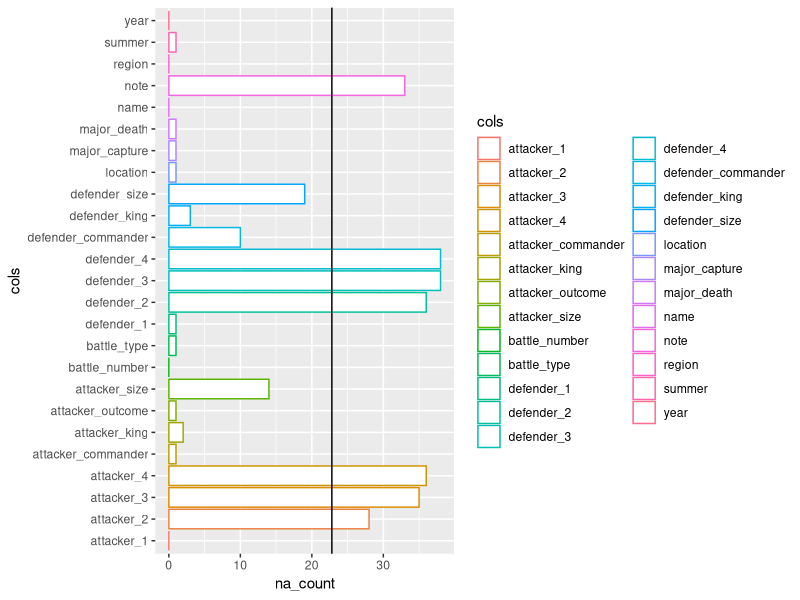
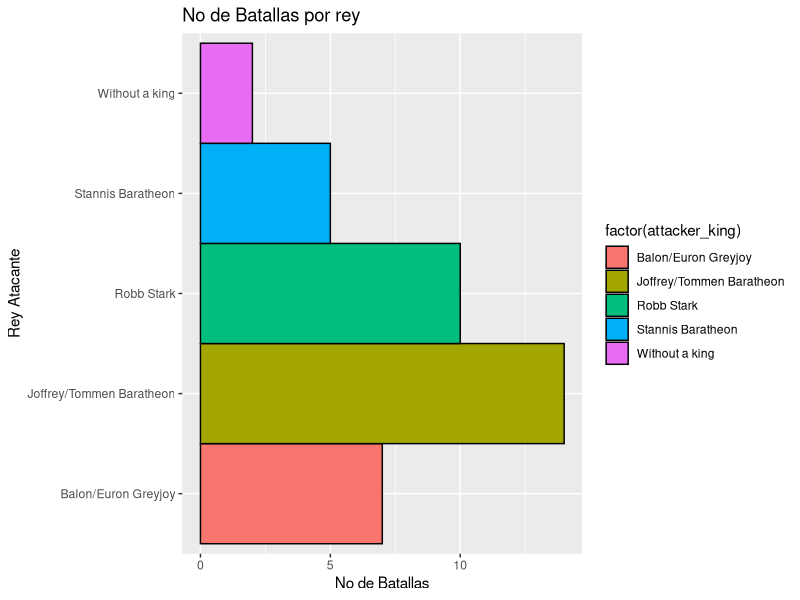
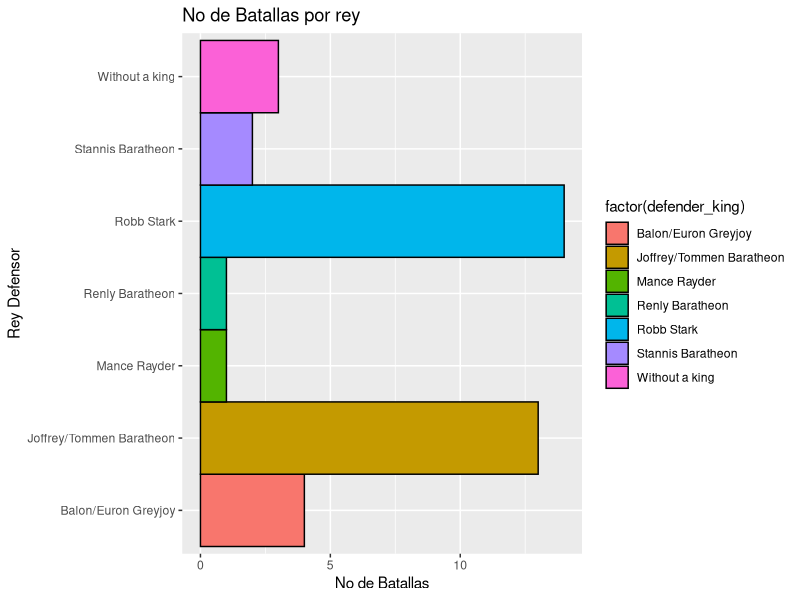
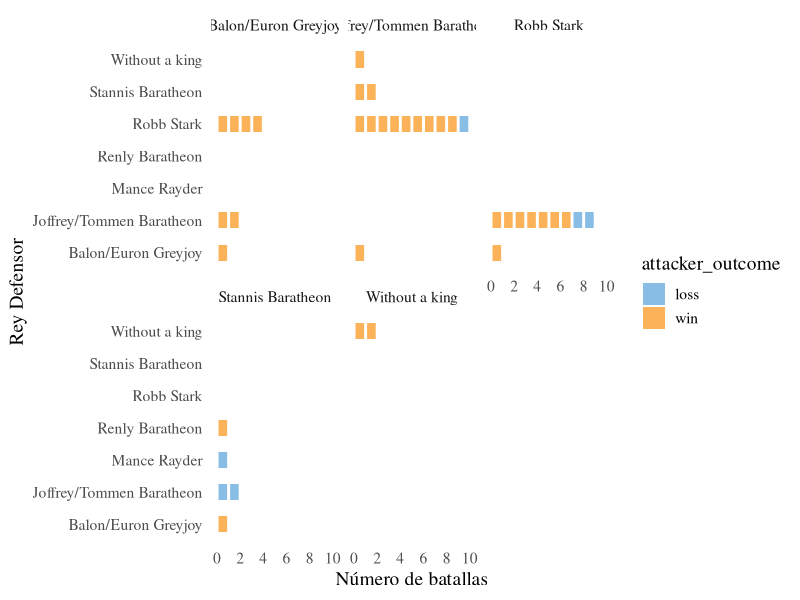
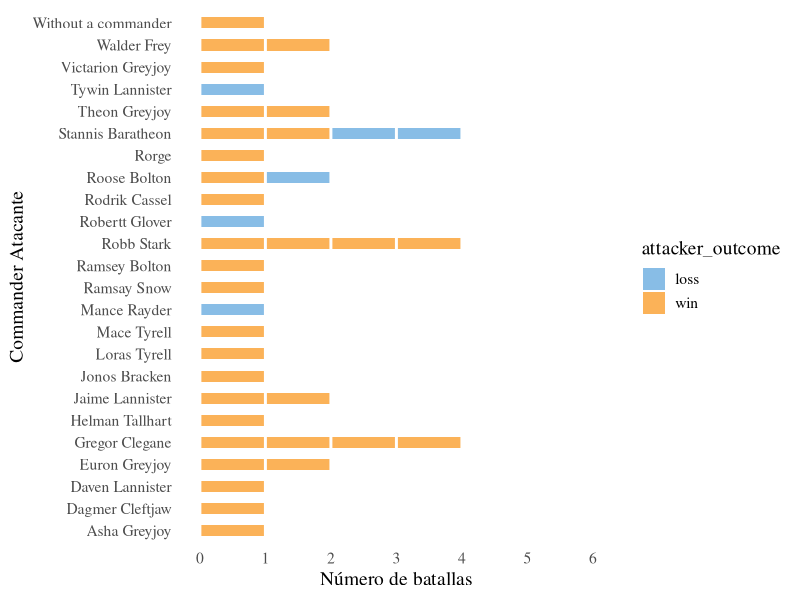
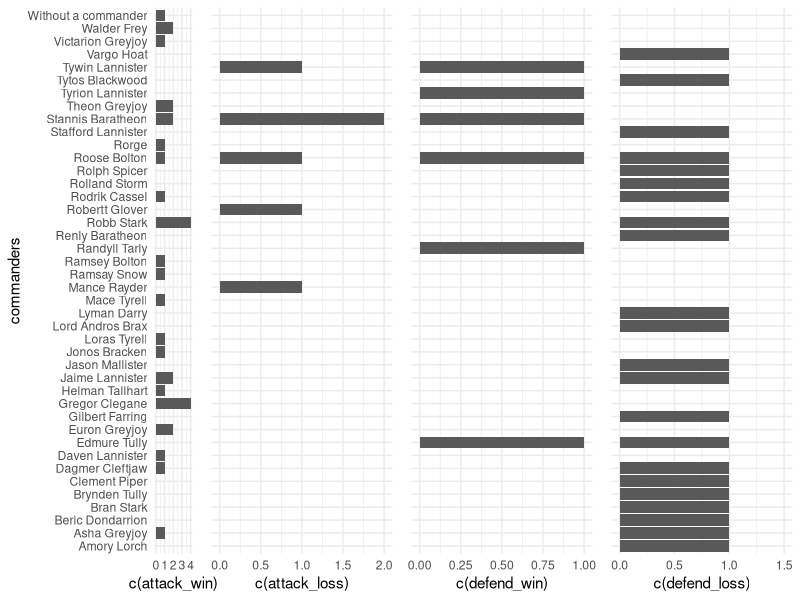

Generate these figures, in order, with R:
## ---- chunk 1
knitr::opts_chunk$set(echo = TRUE, warning = FALSE)
## ---- chunk 2
# Cargar Librerías
library(ggplot2)
library(knitr)
library(tidyverse)

## ---- chunk 3
datos = readxl::read_xlsx("data/battles.xlsx")
datos
## ---- chunk 4
na_count <-sapply(datos, function(y) sum(length(which(is.na(y)))))
na_count <- as.data.frame(na_count)
na_count["cols"] <- colnames(datos)
na_count <- na_count %>% arrange(desc(na_count))

ggplot(data=na_count, aes(x=cols, y=na_count, color = cols)) + 
    geom_bar(stat="identity", fill="white")  +coord_flip() + geom_hline(yintercept = 0.6*dim(datos)[1])
## ---- chunk 5
na_count[1:5,]

## ---- chunk 6
datos_p1 <- datos[lapply( datos, function(x) sum(is.na(x)) / length(x) ) < 0.6]
datos_p1

## ---- chunk 7
#Sustituir valores nulos
datos_p2 <- datos_p1
datos_p2$attacker_king <- datos_p2$attacker_king %>% replace_na("Without a king")
datos_p2$defender_king <- datos_p2$defender_king %>% replace_na("Without a king")
datos_p2$defender_1 <- datos_p2$defender_1 %>% replace_na("Pedestrians")
datos_p2$attacker_commander <- datos_p2$attacker_commander %>% replace_na("Without a commander")
datos_p2$defender_commander <- datos_p2$defender_commander %>% replace_na("Without a commander")
datos_p2$attacker_outcome <- datos_p2$attacker_outcome %>% replace_na("loss")


## ---- chunk 8
#sustituir los tamaños de los ejércitos por la media según el rey
datos_p2$attacker_size <- with(datos_p2, ave(attacker_size, attacker_king,
    FUN = function(x) replace(x, is.na(x), mean(x, na.rm = TRUE))))

datos_p2$defender_size <- with(datos_p2, ave(defender_size, defender_king,
    FUN = function(x) replace(x, is.na(x), mean(x, na.rm = TRUE))))
## ---- chunk 9
#Elegir sólo las culumnas de interés para nuestra pregunta
battle<-datos_p2 %>% select(name,year,attacker_king,defender_king,attacker_outcome,attacker_size,defender_size, attacker_commander, defender_commander)

## ---- chunk 10
#Recoger solo el primer commander que aparezca en la lista
a <- c()

for (i in 1:length(battle$attacker_commander))
  a[i] = strsplit(battle$attacker_commander[i], ",")[[1]][1]
  
battle$attacker_commander <- a

## ---- chunk 11
def <- c()

for (i in 1:length(battle$defender_commander))
  def[i] <- strsplit(battle$defender_commander[i], ",")[[1]][1]

battle$defender_commander <- def
## ---- chunk 12
g1 <- ggplot(aes(x = factor(attacker_king)), data = battle, fill=factor(attacker_king)) + 
    geom_bar(aes(fill=factor(attacker_king)), width=1, colour="black") +
    ggtitle("No de Batallas por rey") +
    xlab("Rey Atacante") + ylab("No de Batallas") + coord_flip()
print(g1)
## ---- chunk 13
g1 <- ggplot(aes(x = factor(defender_king)), data = battle, fill=factor(defender_king)) + 
    geom_bar(aes(fill=factor(defender_king)), width=1, colour="black") +
    ggtitle("No de Batallas por rey") +
    xlab("Rey Defensor") + ylab("No de Batallas") + coord_flip()
print(g1)
## ---- chunk 14
library(ggthemes)
g2 <- ggplot(data = battle, aes(x = defender_king,fill=attacker_outcome)) +
  geom_bar(width=0.5) +
  theme_tufte(base_size=14,ticks = F) +
  scale_fill_few()+
  geom_hline(yintercept=seq(0, max( table(battle$defender_king,battle$attacker_king)), 1), col="white", lwd=1)+
  scale_y_continuous(breaks=seq(0, max( table(battle$defender_king,battle$attacker_king)), 2))+
  facet_wrap(~ attacker_king)+coord_flip()+
  xlab("Rey Defensor") + ylab("Número de batallas")
print(g2)
## ---- chunk 15
g3 <- ggplot(data = battle, aes(x = attacker_commander,fill=attacker_outcome)) +
  geom_bar(width=0.5) +
  theme_tufte(base_size=14,ticks = F) +
  scale_fill_few()+
  geom_hline(yintercept=seq(0, 6, 1), col="white", lwd=1)+
  scale_y_continuous(breaks=seq(0, 6))+
  coord_flip()+
  xlab("Commander Atacante") + ylab("Número de batallas")
print(g3)
## ---- chunk 16
robb <- subset(battle,attacker_commander=="Robb Stark")
gregor <- subset(battle, attacker_commander=="Gregor Clegane")
robb_gregor <- rbind(robb, gregor)
table(robb_gregor$attacker_commander, robb_gregor$attacker_king)
## ---- chunk 17
#Crear una lista con los valores unicos de commanders atacantes y defensores
attackers <- battle$attacker_commander
defenders <- battle$defender_commander

commanders <- unique(c(attackers, defenders))

## ---- chunk 18
attack_win <- c()
for (i in 1:length(commanders)){
  win = 0
  for ( j in 1:length(battle$name)){
    if (battle$attacker_commander[j] == commanders[i] && battle$attacker_outcome[j]=="win"){
      win = win +1
    }else{
      win = win +0
    }
  }
  attack_win[i] <- win
}
  
attack_win_commander <- cbind(commanders, attack_win)
## ---- chunk 19
defend_win <- c()
for (i in 1:length(commanders)){
  win = 0
  for ( j in 1:length(battle$name)){
    #print(battle$defender_commander[j] == commanders[i] && battle$attacker_outcome!="win")
    if (battle$defender_commander[j] == commanders[i] && battle$attacker_outcome[j]!="win"){
      win = win +1
    }else{
      win = win +0
    }
  }
  defend_win[i] <- win
}
  
defend_win_commander <- cbind(commanders, defend_win)
## ---- chunk 20
attack_loss <- c()
for (i in 1:length(commanders)){
  loss = 0
  for ( j in 1:length(battle$name)){
    if (battle$attacker_commander[j] == commanders[i] && battle$attacker_outcome[j]!="win"){
      loss = loss +1
    }else{
      loss = loss +0
    }
  }
  attack_loss[i] <- loss
}
  
attack_loss_commander <- cbind(commanders, attack_loss)
## ---- chunk 21
defend_loss <- c()
for (i in 1:length(commanders)){
  loss = 0
  for ( j in 1:length(battle$name)){
    if (battle$defender_commander[j] == commanders[i] && battle$attacker_outcome[j]=="win"){
      loss = loss +1
    }else{
      loss = loss +0
    }
  }
  defend_loss[i] <- loss
}
  
defend_loss_commander <- cbind(commanders, defend_loss)
## ---- chunk 22
battle_record <- cbind.data.frame(commanders, attack_win, attack_loss, defend_win, defend_loss)
## ---- chunk 23
library(gridExtra)
g1 <- ggplot(battle_record, aes(x=commanders, y = c(attack_win))) + geom_bar(stat="identity") + coord_flip() +theme_minimal()

g2 <- ggplot(battle_record, aes(x=commanders, y = c(attack_loss))) + geom_bar(stat="identity") + coord_flip() +theme_minimal() + theme(axis.text.y = element_blank(), axis.title.y =  element_blank()) 

g3 <- ggplot(battle_record, aes(x=commanders, y = c(defend_win))) + geom_bar(stat="identity") + coord_flip() +theme_minimal() + theme(axis.text.y = element_blank(), axis.title.y =  element_blank()) 

g4 <- ggplot(battle_record, aes(x=commanders, y = c(defend_loss))) + geom_bar(stat="identity") + coord_flip()+theme_minimal() + theme(axis.text.y = element_blank(), axis.title.y =  element_blank()) + ylim(0,1.5)

grid.arrange(g1, g2, g3, g4, ncol=4)


## ---- chunk 24
ratio <- c()
for (i in 1:length(battle_record$commanders)){
  ratio[i] = ((battle_record$attack_win[i] + battle_record$defend_win[i])/
    (battle_record$attack_win[i] + battle_record$defend_win[i] + battle_record$attack_loss[i]+battle_record$defend_loss[i]))*100
}

battle_record <- cbind.data.frame(battle_record, ratio)
battle_record <- battle_record %>% arrange(desc(ratio))
## ---- chunk 25
head(battle_record,4)
